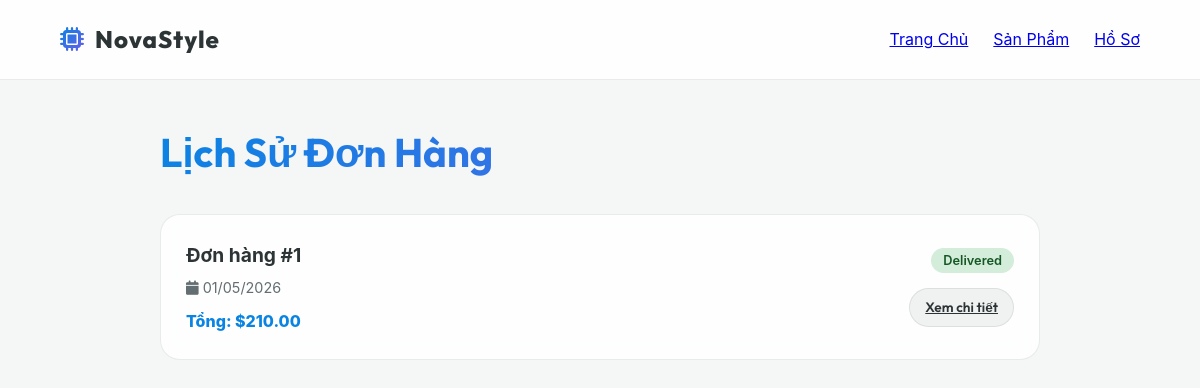
The app's page /history.php (signed in) with its own data.
### tables this page shows
CREATE TABLE `orders` (
  `id` int(11) NOT NULL AUTO_INCREMENT,
  `user_id` int(11) NOT NULL,
  `total_amount` decimal(10,2) NOT NULL,
  `status` enum('pending','processing','shipped','delivered','cancelled') DEFAULT 'pending',
  `shipping_address` text NOT NULL,
  `created_at` timestamp DEFAULT CURRENT_TIMESTAMP,
  PRIMARY KEY (`id`),
  KEY `user_id` (`user_id`),
  CONSTRAINT `fk_orders_user` FOREIGN KEY (`user_id`) REFERENCES `users` (`id`) ON DELETE CASCADE
);

### history.php (the view, shortened to what this page needs)
<?php
require_once 'db.php';
$userId = $_SESSION['user_id'];
$stmt = $conn->prepare("SELECT * FROM orders WHERE user_id = ? ORDER BY created_at DESC");
$stmt->execute([$userId]);
$orders = $stmt->fetchAll();
?>
<!DOCTYPE html>
<html lang="vi">
<head>
    <link rel="stylesheet" href="style.css">
    <link rel="stylesheet" href="https://cdnjs.cloudflare.com/ajax/libs/font-awesome/6.4.0/css/all.min.css">
</head>
<body>
    <nav class="glass-header">
        <div class="logo"><i class="fa-solid fa-microchip"></i> NovaStyle</div>
        <div class="nav-links">
            <a href="index.php" class="nav-item">Trang Chủ</a>
            <a href="products.php" class="nav-item">Sản Phẩm</a>
            <a href="profile.php" class="nav-item">Hồ Sơ</a>
        </div>
    </nav>
    <div class="history-container">
        <h1 class="page-title">Lịch Sử Đơn Hàng</h1>
        <?php if (empty($orders)): ?>
            <div style="text-align: center; padding: 50px;">
                <i class="fa-solid fa-box-open" style="font-size: 4rem; color: var(--text-muted); margin-bottom: 20px;"></i>
                <p>Bạn chưa có đơn hàng nào.</p>
                <a href="products.php" class="btn btn-primary" style="margin-top: 20px; display: inline-block;">Mua sắm ngay</a>
            </div>
        <?php else: ?>
            <?php foreach ($orders as $order): ?>
                <div class="order-card">
                    <div class="order-meta">
                        <h3>Đơn hàng #<?= $order['id'] ?></h3>
                        <p style="color: var(--text-muted); font-size: 0.9rem;">
                            <i class="fa-solid fa-calendar"></i> <?= date('d/m/Y', strtotime($order['created_at'])) ?>
                        </p>
                        <p style="font-weight: 800; color: var(--accent-blue); margin-top: 10px;">
                            Tổng: $<?= number_format($order['total_amount'], 2) ?>
                        </p>
                    </div>
                    <div style="text-align: right;">
                        <span class="order-status status-<?= $order['status'] ?>"><?= ucfirst($order['status']) ?></span>
                        <div style="margin-top: 15px;">
                            <a href="invoice.php?id=<?= $order['id'] ?>" class="btn btn-secondary" style="padding: 8px 15px; font-size: 0.85rem;">Xem chi tiết</a>
                        </div>
                    </div>
                </div>
            <?php endforeach; ?>
        <?php endif; ?>
    </div>
</body>
</html>

### style.css (style rules this page uses)
:root { --bg-dark: #0a0a0c; --text-main: #ffffff; --text-muted: #8892b0; --accent-blue: #00d2ff; --accent-purple: #8a2be2; --primary-gradient: linear-gradient(135deg, var(--accent-blue) 0%, var(--accent-purple) 100%); --glass-bg: rgba(255, 255, 255, 0.03); --glass-border: rgba(255, 255, 255, 0.08); --glass-shadow: 0 8px 32px 0 rgba(0, 0, 0, 0.37); --font-heading: 'Outfit', sans-serif; --font-body: 'Inter', sans-serif; --transition-smooth: all 0.3s cubic-bezier(0.25, 0.8, 0.25, 1); }
* { margin: 0; padding: 0; box-sizing: border-box; }
body { background-color: var(--bg-dark); color: var(--text-main); font-family: var(--font-body); overflow-x: hidden; line-height: 1.6; }
.glass-header { position: fixed; top: 0; width: 100%; height: 80px; display: flex; justify-content: space-between; align-items: center; padding: 0 5%; background: var(--glass-bg); backdrop-filter: blur(12px); -webkit-backdrop-filter: blur(12px); border-bottom: 1px solid var(--glass-border); z-index: 100; }
.logo { font-family: var(--font-heading); font-size: 1.5rem; font-weight: 800; display: flex; align-items: center; gap: 10px; letter-spacing: 1px; }
.logo i { background: var(--primary-gradient); -webkit-background-clip: text; background-clip: text; -webkit-text-fill-color: transparent; }
.nav-links { display: flex; align-items: center; gap: 25px; }
.btn { padding: 14px 28px; border-radius: 30px; font-family: var(--font-heading); font-weight: 600; font-size: 1rem; cursor: pointer; transition: var(--transition-smooth); border: none; display: inline-flex; align-items: center; gap: 10px; }
.btn-secondary { background: rgba(255, 255, 255, 0.05); color: white; border: 1px solid var(--glass-border); }
:root { --bg-dark: #f4f7f6; --text-main: #2d3436; --text-muted: #636e72; --accent-blue: #0984e3; --accent-purple: #6c5ce7; --glass-bg: rgba(255, 255, 255, 0.85); --glass-border: rgba(0, 0, 0, 0.08); --glass-shadow: 0 8px 32px 0 rgba(0, 0, 0, 0.05); }
body { background-color: var(--bg-dark); }
.btn-secondary { background: rgba(0, 0, 0, 0.05); color: var(--text-main); }

### history.php (style rules this page uses)
.history-container { max-width: 1000px; margin: 120px auto 50px; padding: 0 5%; }
.page-title { font-family: var(--font-heading); font-size: 2.5rem; margin-bottom: 30px; background: var(--primary-gradient); -webkit-background-clip: text; -webkit-text-fill-color: transparent; }
.order-card { background: rgba(255, 255, 255, 0.8); backdrop-filter: blur(10px); border: 1px solid var(--glass-border); border-radius: 20px; padding: 25px; margin-bottom: 20px; display: flex; justify-content: space-between; align-items: center; transition: var(--transition-smooth); }
.order-meta h3 { font-size: 1.2rem; margin-bottom: 5px; }
.order-status { padding: 5px 12px; border-radius: 15px; font-size: 0.8rem; font-weight: 600; }
.status-delivered { background: #d4edda; color: #155724; }

### records on screen
orders: id "1", created_at "01/05/2026", total_amount "210.00", status "Delivered"
